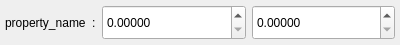
<?xml version="1.0" encoding="UTF-8"?>
<ui version="4.0">
 <class>Item</class>
 <widget class="QWidget" name="Item">
  <property name="geometry">
   <rect>
    <x>0</x>
    <y>0</y>
    <width>400</width>
    <height>45</height>
   </rect>
  </property>
  <property name="minimumSize">
   <size>
    <width>400</width>
    <height>45</height>
   </size>
  </property>
  <property name="maximumSize">
   <size>
    <width>16777215</width>
    <height>45</height>
   </size>
  </property>
  <property name="windowTitle">
   <string>Form</string>
  </property>
  <layout class="QHBoxLayout" name="horizontalLayout">
   <property name="leftMargin">
    <number>5</number>
   </property>
   <property name="topMargin">
    <number>5</number>
   </property>
   <property name="rightMargin">
    <number>5</number>
   </property>
   <property name="bottomMargin">
    <number>5</number>
   </property>
   <item>
    <widget class="QLabel" name="propertyLabel">
     <property name="text">
      <string>property_name</string>
     </property>
    </widget>
   </item>
   <item>
    <widget class="QLabel" name="label_2">
     <property name="text">
      <string>:</string>
     </property>
    </widget>
   </item>
   <item>
    <widget class="QDoubleSpinBox" name="propertyValueFloatX">
     <property name="sizePolicy">
      <sizepolicy hsizetype="Expanding" vsizetype="Expanding">
       <horstretch>0</horstretch>
       <verstretch>0</verstretch>
      </sizepolicy>
     </property>
     <property name="minimumSize">
      <size>
       <width>0</width>
       <height>0</height>
      </size>
     </property>
     <property name="decimals">
      <number>5</number>
     </property>
     <property name="maximum">
      <double>1000000.000000000000000</double>
     </property>
    </widget>
   </item>
   <item>
    <widget class="QDoubleSpinBox" name="propertyValueFloatY">
     <property name="sizePolicy">
      <sizepolicy hsizetype="Expanding" vsizetype="Expanding">
       <horstretch>0</horstretch>
       <verstretch>0</verstretch>
      </sizepolicy>
     </property>
     <property name="minimumSize">
      <size>
       <width>0</width>
       <height>0</height>
      </size>
     </property>
     <property name="decimals">
      <number>5</number>
     </property>
     <property name="maximum">
      <double>1000000.000000000000000</double>
     </property>
    </widget>
   </item>
  </layout>
 </widget>
 <resources/>
 <connections/>
</ui>
